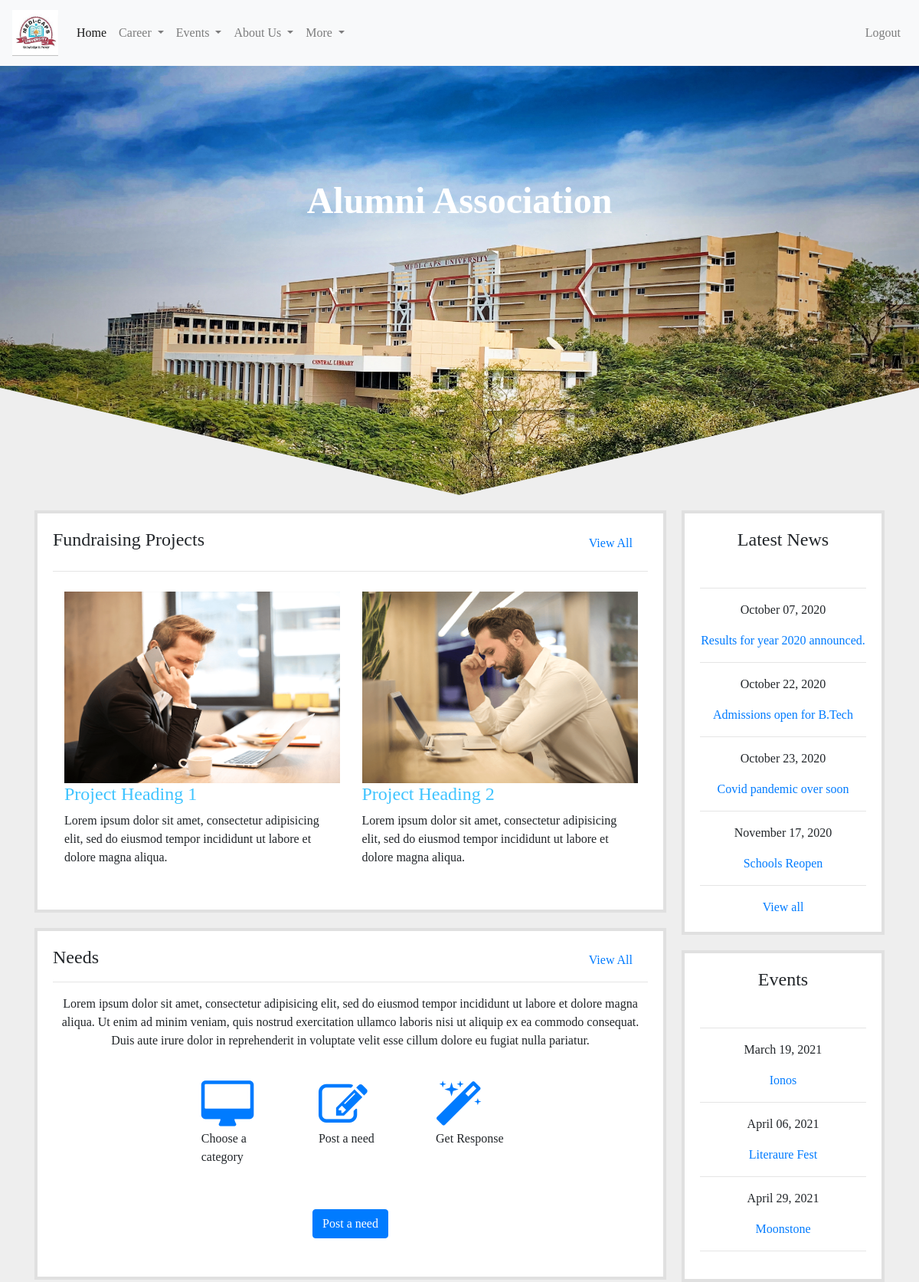
The app's page / (signed in) with its own data.
### common/models.py (models this page shows, shortened)
class News(models.Model):
	title = models.CharField(max_length = 100)
	content = models.TextField()
	date_posted = models.DateTimeField(default = timezone.now)
	pic = models.ImageField(upload_to='news_pic', default='blog-post.jpg')

class Event(models.Model):
	title = models.CharField(max_length = 100)
	content = models.TextField()
	date_posted = models.DateTimeField(default = timezone.now)
	date_of_event = models.DateField()
	venue = models.TextField()
	time = models.CharField(max_length=50, null=True, blank=True)
	pic = models.ImageField(upload_to='event_pic')
	organizing_committee = models.CharField(max_length=50, null=True, blank=True)
	phone_number = models.CharField(max_length=50, null=True, blank=True)
	email = models.CharField(max_length=100, null=True, blank=True)

### common/views.py (the view)
# urls.py: path('', common_views.index, name='index-page'),
def index(request):
	content = {
		'news' : News.objects.all().order_by('date_posted'),
		'events' : Event.objects.all().order_by('date_of_event'),
	}
	return render(request, 'common/index.html', content)

### common/templates/common/index.html (shortened to what this page needs)
{% extends "common/Base.html" %}
{% load static %}
{% block style %}
	<link rel="stylesheet" type="text/css" href="{% static 'common/customcss/index_style.css' %}">
{% endblock style %}
{% block content %}
<div class="header-container">
  <div class="header">
    <section class="header-section">
      <div class="center-div">
        <h1 class="font-weight-bold">
          Alumni Association
        </h1>
      </div>
    </section>
  </div>
</div>
<div class="container-fluid main-area">
<div class="container">
  <div class="row padding">
    <div class="col-lg-9">
      <div class="fundraing-pojects">
        <h4>Fundraising Projects</h4>
        <p><a class="view" href="#">View All</a></p><br/>
        <hr>
        <div class="container">
          <div class="row up">
            <div class="col-lg-6">
              <img src="{% static 'common/images/team1.png' %}" height="250px" width="360px">
              <h4>Project Heading 1</h4>
              <p>Lorem ipsum dolor sit amet, consectetur adipisicing elit, sed do eiusmod
              tempor incididunt ut labore et dolore magna aliqua.</p>
            </div>
            <div class="col-lg-6">
              <img src="{% static 'common/images/team3.png' %}" height="250px" width="360px">
              <h4>Project Heading 2</h4>
              <p>Lorem ipsum dolor sit amet, consectetur adipisicing elit, sed do eiusmod
              tempor incididunt ut labore et dolore magna aliqua.</p>
            </div>
          </div>
        </div>
      </div>
      <div class="modified fundraing-pojects">
        <h4>Needs</h4>
        <p class="view"><a href="#">View All</a></p><br/>
        <hr>
        <div class="container">
          <div class="row up1">
            <p style="text-align: center; margin-top: 20px ;margin-bottom:30px">Lorem ipsum dolor sit amet, consectetur adipisicing elit, sed do eiusmod
            tempor incididunt ut labore et dolore magna aliqua. Ut enim ad minim veniam,
            quis nostrud exercitation ullamco laboris nisi ut aliquip ex ea commodo
            consequat. Duis aute irure dolor in reprehenderit in voluptate velit esse
            cillum dolore eu fugiat nulla pariatur.</p>
            <div class="three-icon">
              <div class="container">
                <div class="row">
                  <div class="extra-div col-lg-4 col-md-6 col-12">
                    <div class="icons">
                      <a href="#"><i class="fa-4x fa fa-desktop"  aria-hidden="true"></i></a>
                      <p>Choose a category</p>
                    </div>
                  </div>
                  <div class="extra-div col-lg-4 col-md-6 col-12">
                    <div class="icons">
                      <a href="#"><i class="fa-4x fa fa-edit" aria-hidden="true"></i></a>
                      <p>Post a need</p>
                    </div>
                  </div>
                  <div class="extra-div col-lg-4 col-12">
                    <div class="icons">
                      <a href="#"><i class="fa-4x fa fa-magic"></i></a>
                      <p>Get Response</p>
                    </div>
                  </div>
                </div>
              </div>
            </div>
          </div>
          <div class="align-button">
          <button type="button"  class="btn btn-primary ">Post a need</button></div>
        </div>
      </div>
    </div>
    <div class="col-lg-3">
      <div class="latest-news">
        <h4>Latest News</h4><br/>
        <hr>
        {% for item in news %}
        <p>{{ item.date_posted|date:"F d, Y" }}</p>
        <p><a href="{% url 'news-detail' item.id %}">{{ item.title }}</a></p>
        <hr>
        {% endfor %}
        <a href="{% url 'news-home' %}">View all</a>
      </div>
      <div class="latest-news">
        <h4>Events</h4><br/>
        <hr>
        {% for item in events %}
        <p>{{ item.date_of_event|date:"F d, Y" }}</p>
        <p><a href="{% url 'events-detail' item.id %}">{{ item.title }}</a></p>
        <hr>
        {% endfor %}
      </div>
    </div>
  </div>
</div>
</div>
{% endblock content %}

### common/static/common/customcss/index_style.css (style rules this page uses)
body { font-family: 'Playfair Display', serif!important; }
.header-container { background: #eeeeee; }
.header { width: 100%; height: 70vh; background-image: url('../images/mu_main.jpg'); background-repeat: no-repeat; background-size: 100% 100%; position: relative; clip-path: polygon(100% 0%, 100% 75%, 50% 100%, 0% 75%, 0% 0%); }
.header-section { width: 100% height: inherit; color: white; position: relative; text-align: center; }
.center-div { width: 100%; height: auto; position: absolute; top: 50%; left: 50%; transform: translate(-50%,-50%); -ms-transform: translate(-50%,-50%); -webkit-transform: translate(-50%,-50%); margin-top: 15%; }
.main-area { background: #eeeeee; }
.center-div h1 { font-size: 3rem; padding: 10px 0px; color: white; }
.fundraing-pojects { background-color: white; border: 4px #e0e0e0 solid; margin-top: 20px; padding: 20px; }
.fundraing-pojects hr { transform: translateY(-30px); }
.view { padding-right: 20px; float: right; transform: translateY(-30px); }
.col-lg-6 h4 { padding-top: 0px; color: #40c4ff; }
.latest-news { background-color: white; border: 4px #e0e0e0 solid; margin-top: 20px; padding: 20px; margin-left: -10px; display: block; text-align: center; }
.up { transform: translateY(-20px); }
.up1 { transform: translateY(-50px); font-weight: 100; }
.align-button { display: flex; align-items: center; justify-content: center; transform: translateY(-30px); }
.three-icon { margin: 10px auto 20px; }
.icons { margin-right: 10px; margin-left: 20px; }

### records on screen
News: date_posted "October 07, 2020", title "Results for year 2020 announced."
News: date_posted "October 22, 2020", title "Admissions open for B.Tech"
News: date_posted "October 23, 2020", title "Covid pandemic over soon"
News: date_posted "November 17, 2020", title "Schools Reopen"
Event: date_of_event "March 19, 2021", title "Ionos"
Event: date_of_event "April 06, 2021", title "Literaure Fest"
Event: date_of_event "April 29, 2021", title "Moonstone"
